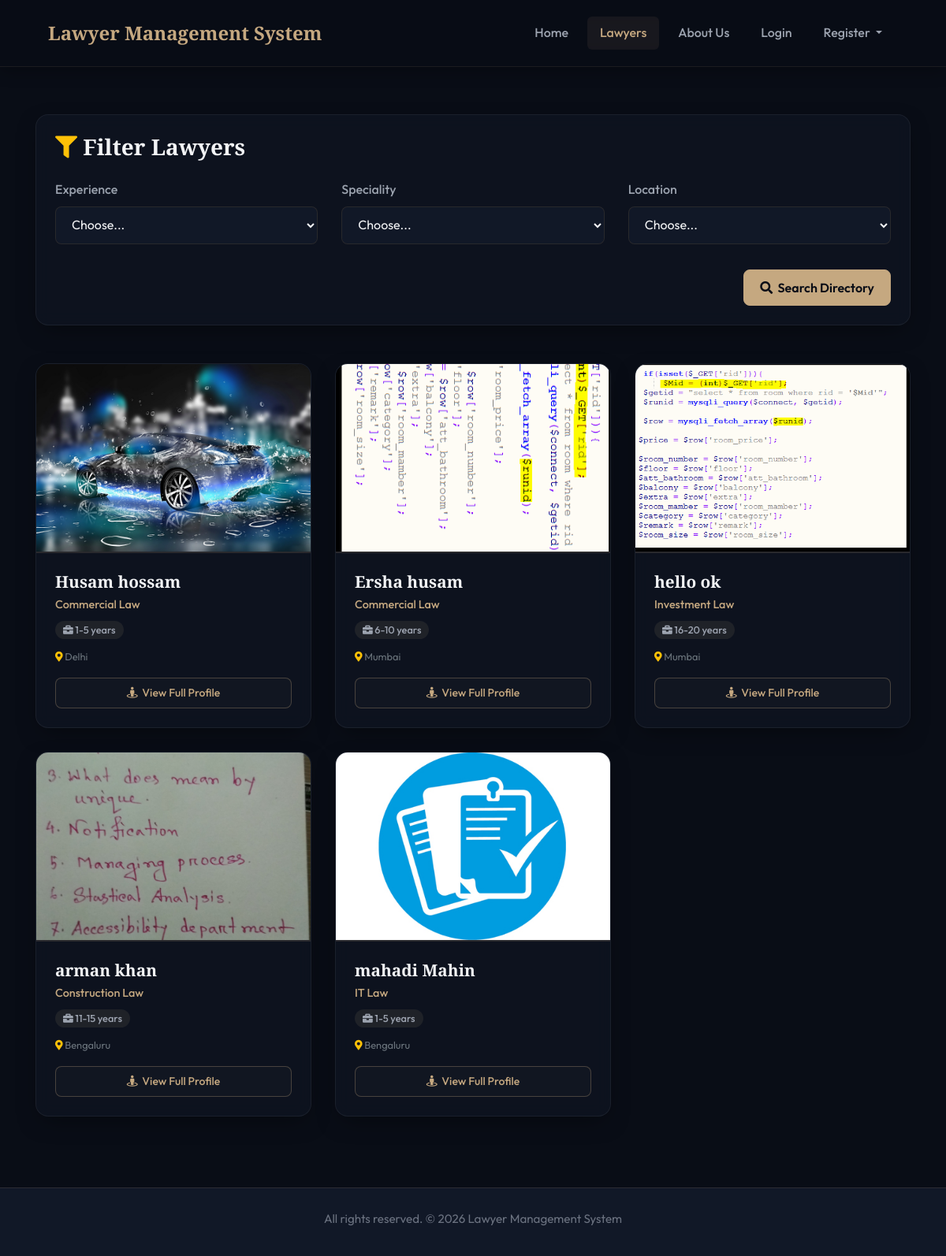
The page /searchLawyer.php on the database its author committed.
### tables this page shows
CREATE TABLE `user` (
  `u_id` varchar(20) NOT NULL,
  `first_Name` varchar(100) NOT NULL,
  `last_Name` varchar(100) NOT NULL,
  `email` varchar(100) NOT NULL,
  `password` varchar(100) NOT NULL,
  `status` varchar(100) NOT NULL,
  `role` varchar(100) NOT NULL
);

CREATE TABLE `lawyer` (
  `lawyer_id` varchar(20) NOT NULL,
  `contact_Number` varchar(15) NOT NULL,
  `university_College` varchar(100) NOT NULL,
  `degree` varchar(100) NOT NULL,
  `passing_year` varchar(100) NOT NULL,
  `full_address` varchar(200) NOT NULL,
  `city` varchar(50) NOT NULL,
  `zip_code` varchar(50) NOT NULL,
  `practise_Length` varchar(100) NOT NULL,
  `case_handle` varchar(500) NOT NULL,
  `speciality` varchar(100) NOT NULL,
  `image` varchar(150) NOT NULL
);

### searchLawyer.php (the view, shortened to what this page needs)
<!doctype html>
<html lang="en">
	<head>
		<link rel="stylesheet" href="https://use.fontawesome.com/releases/v5.8.1/css/all.css">
		<link rel="stylesheet" href="css/all.css">
		<link rel="stylesheet" href="css/simple-sidebar.css">
		<link rel="stylesheet" href="css/bootstrap.css">
		<link rel="stylesheet" href="css/style.css">
		<link rel="stylesheet" href="css/media.css">
	</head>
	<body>
		<header class="customnav bg-success">
			<div class="container">
				<div class="row">
					<div class="col-md-12">
						<nav class="navbar navbar-expand-lg ">
							<a class="navbar-brand cus-a" href="index.php">Lawyer Management System</a>
							<div class="collapse navbar-collapse" id="navbarSupportedContent">
								<ul class="navbar-nav ml-auto ">
									<li class="">
										<a class="nav-link cus-a" href="index.php">Home</a>
									</li>
									<li class="active">
										<a class="nav-link cus-a" href="lawyers.php">Lawyers</a>
									</li>
									<li class="">
										<a class="nav-link cus-a" href="#">About Us</a>
									</li>
									<?php if(isset($_SESSION['login']) && $_SESSION['login'] == TRUE){ ?>
										<li class="">
											<a class="nav-link cus-a" href="user_dashboard.php">Dashboard</a>
										</li>
										<li class="">
											<a class="nav-link cus-a" href="logout.php">Logout</a>
										</li>
										<?php }else{ ?>
										<li class="">
											<a class="nav-link cus-a" href="login.php">Login</a>
										</li>
										<li class="nav-item dropdown">
											<a class="nav-link dropdown-toggle cus-a" href="#" id="navbarDropdown" role="button" data-toggle="dropdown" aria-haspopup="true" aria-expanded="false">
												Register
											</a>
										</li>
									<?php }?>
								</ul>
							</div>
						</nav>
					</div>
				</div>
			</div>
		</header>
		<section class="lawyerscard">
			<div class="container">
				<div class="card p-4 mb-5" style="background-color: var(--bg-secondary); border: 1px solid var(--border-color); border-radius: 16px;">
					<h3 class="mb-4"><i class="fa fa-filter text-warning"></i> Filter Lawyers</h3>
					<form method="post" novalidate="novalidate">
						<div class="row">
							<div class="col-md-4">
								<div class="form-group">
									<label for="experience">Experience</label>
									<select name="experience" class="form-control">
										<option value="" selected>Choose...</option>
									</select>
								</div>
							</div>
							<div class="col-md-4">
								<div class="form-group">
									<label for="speciality">Speciality</label>
									<select name="speciality" class="form-control">
										<option value="" selected>Choose...</option>
									</select>
								</div>
							</div>
							<div class="col-md-4">
								<div class="form-group">
									<label for="location">Location</label>
									<select name="location" class="form-control">
										<option value="" selected>Choose...</option>
									</select>
								</div>
							</div>
						</div>
						<div class="row mt-3">
							<div class="col-md-12 text-right">
								<button id="button" type="submit" class="btn btn-primary" name="submit" value="submit">
									<i class="fa fa-search"></i>&nbsp; Search Directory
								</button>
							</div>
						</div>
					</form>
				</div>
				<div class="row">
					<?php
						$conn = connect();
						$query = "SELECT * FROM user, lawyer WHERE user.u_id = lawyer.lawyer_id AND user.status = 'Active'";
						$result = mysqli_query($conn, $query) or die(mysqli_error($conn));
						$count = mysqli_num_rows($result);
						if ($count == 0) {
							echo '<div class="col-12 text-center my-5"><h4 class="text-muted">No lawyers found matching the selected criteria.</h4></div>';
						} else {
							while($row = mysqli_fetch_array($result)) {
							?>
							<div class="col-md-4">
								<div class="card">
									<img src="images/upload/<?php echo $row["image"]; ?>" class="card-img-top cusimg img-fluid" alt="lawyer image">
									<div class="card-body">
										<h5 class="card-title"><?php echo htmlspecialchars($row["first_Name"] . ' ' . $row["last_Name"]); ?></h5>
										<h6 class="card-title"><?php echo htmlspecialchars($row["speciality"]); ?></h6>
										<h6 class="card-title"><span><i class="fa fa-briefcase"></i> <?php echo htmlspecialchars($row["practise_Length"]); ?></span></h6>
										<p class="text-secondary small mt-2"><i class="fa fa-map-marker-alt text-warning"></i> <?php echo htmlspecialchars($row["city"]); ?></p>
										<a class="btn btn-sm btn-info btn-block mt-3" href="single_lawyer.php?u_id=<?php echo $row["u_id"]; ?>">
											<i class="fa fa-street-view"></i>&nbsp; View Full Profile
										</a>
									</div>
								</div>
							</div>
							<?php
							}
						}
					?>
				</div>
			</div>
		</section>
		<footer>
			<div class="container">
				<div class="row">
					<div class="col">
						<h5>All rights reserved. &copy; <script>document.write(new Date().getFullYear());</script> Lawyer Management System</h5>
					</div>
				</div>
			</div>
		</footer>
	</body>
</html>

### css/all.css (style rules this page uses)
.fa,.fab,.fal,.far,.fas { -moz-osx-font-smoothing:grayscale;-webkit-font-smoothing:antialiased;display:inline-block;font-style:normal;font-variant:normal;text-rendering:auto;line-height:1 }
.fa-briefcase:before { content:"\f0b1" }
.fa-filter:before { content:"\f0b0" }
.fa-map-marker-alt:before { content:"\f3c5" }
.fa-search:before { content:"\f002" }
.fa-street-view:before { content:"\f21d" }
.fa,.far,.fas { font-family:"Font Awesome 5 Free" }
.fa,.fas { font-weight:900 }

### css/simple-sidebar.css (style rules this page uses)
body { overflow-x: hidden; }

### rows shown on the page
user: lawyer.image (picture), first_Name+last_Name "Husam hossam", lawyer.speciality "Commercial Law", lawyer.practise_Length "1-5 years", lawyer.city "Delhi"
user: lawyer.image (picture), first_Name+last_Name "Ersha husam", lawyer.speciality "Commercial Law", lawyer.practise_Length "6-10 years", lawyer.city "Mumbai"
user: lawyer.image (picture), first_Name+last_Name "hello ok", lawyer.speciality "Investment Law", lawyer.practise_Length "16-20 years", lawyer.city "Mumbai"
user: lawyer.image (picture), first_Name+last_Name "arman khan", lawyer.speciality "Construction Law", lawyer.practise_Length "11-15 years", lawyer.city "Bengaluru"
user: lawyer.image (picture), first_Name+last_Name "mahadi Mahin", lawyer.speciality "IT Law", lawyer.practise_Length "1-5 years", lawyer.city "Bengaluru"
